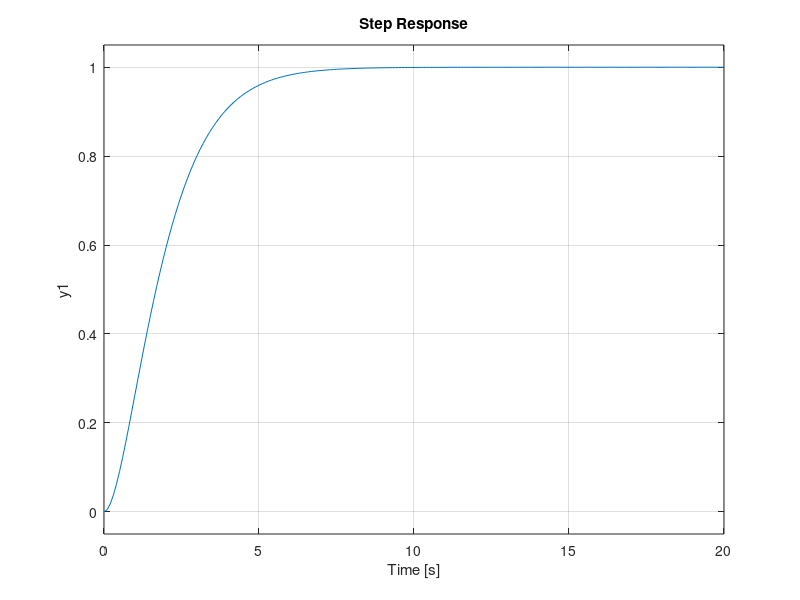
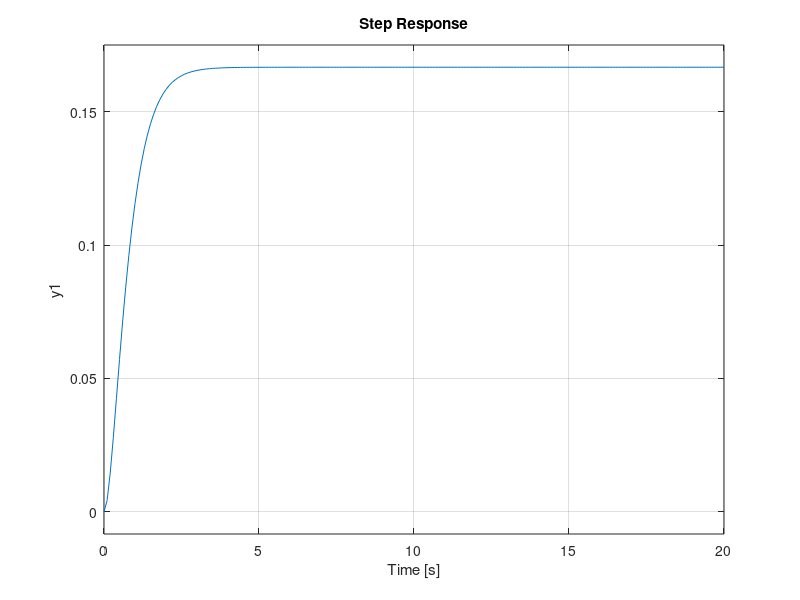

These charts were generated, in order, by the following MATLAB code:
% Clear
clear
clc
close all

%% Problem 1 Define Transfer Function
% Second Order Underdamped System
% G(s) = 1 / (s^2 + 2ζωns + (ωn)^2)
% G(s) = 1 / (s^2 + 2s + 1)


G_num1 = [1];
G_den1 = [1 2 1];
G1 = tf(G_num1,G_den1)

% step response
step(G1,0:0.1:20)
figure

%% Problem 2 Define Transfer Function
% Second Order Overdamped System
% G(s) = 1 / (s + α)(s + β)
% G(s) = 1 / (s + 2)(s + 3)
% G(s) = 1 / (s^2 + 5s + 6)


G_num2 = [1];
G_den2 = [1 5 6];
G2 = tf(G_num2,G_den2)

% step response
step(G2,0:0.1:20)
figure